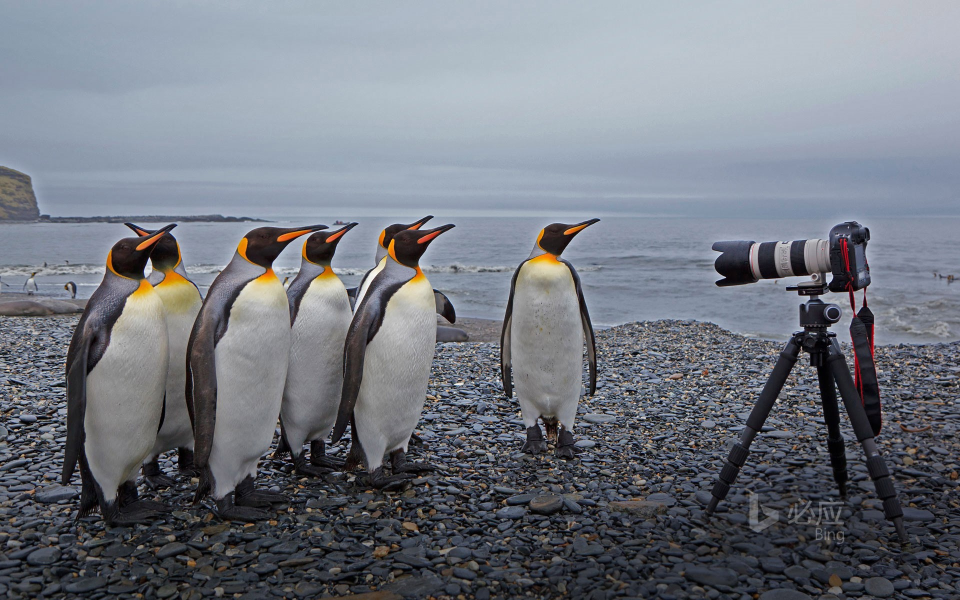
#> input picture liaoxuefeng/mycompany/BingWallpaper-2017-08-19.jpg, 1920 x 1200 px (shown at 1/2 size)
$ python multiprocessing1.py
#> lines starting #> are read from the running program, lines starting #| are printed output that depends on the picture
# !/usr/bin/env python3
# -*- coding: utf-8 -*-

# 多线程

# import os
#
# print('Pross (%s) start ...' % os.getpid())
#
# pid = os.fork()
#
# if pid == 0:
#     print('I am child process (%s) and my parent is %s.' % (os.getpid(), os.getppid()))
# else:
#     print('I (%s) just created a child process (%s).' % (os.getpid(), pid))


from PIL import Image

im = Image.open('BingWallpaper-2017-08-19.jpg')
#> im is the input picture: PIL image 1920x1200 RGB; mean R, G, B 115.5, 120.2, 129.2

w, h = im.size
#> w = 1920; h = 1200
print('Original image size: %sx%s' % (w, h))
#| Original image size: 1920x1200

im.thumbnail((w/2, h/2))
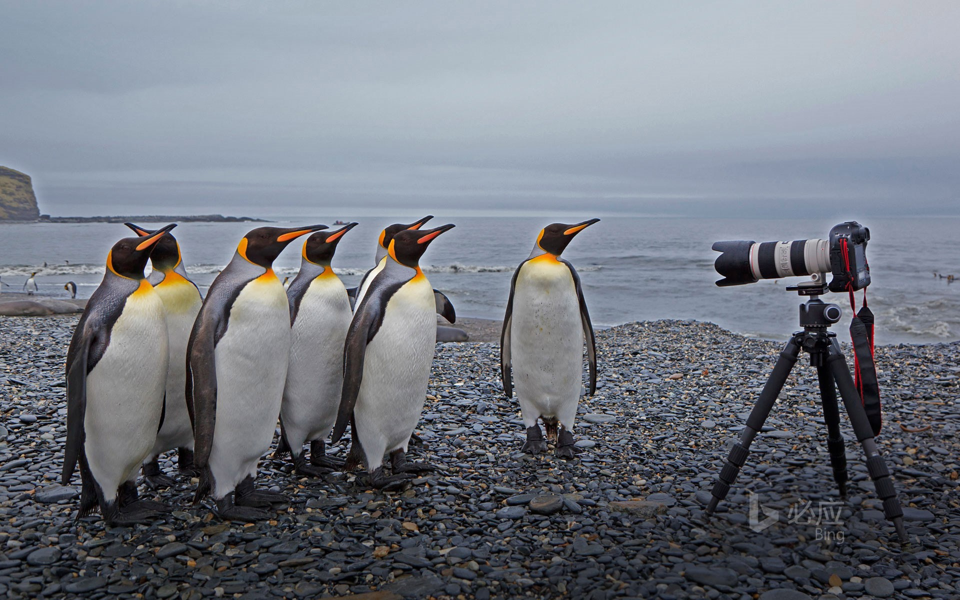
#> im: PIL image 960x600 RGB; mean R, G, B 115.5, 120.2, 129.2
print('Resize image to: %sx%s' % (w//2, h//2))
#| Resize image to: 960x600

im.save('thumbnail1.jpg')
